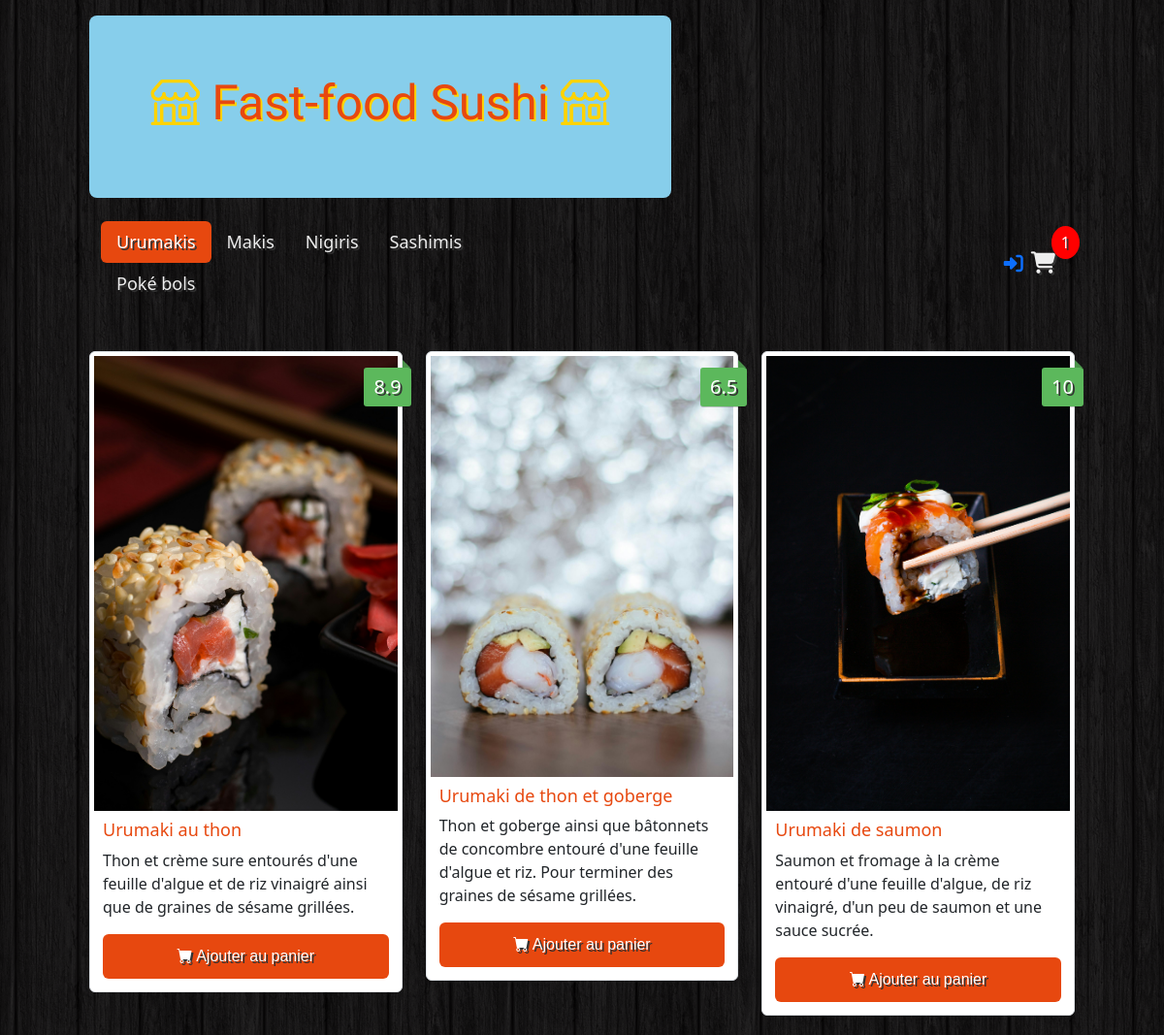
Screenshot of /?id=1 with the database file from the repository.
### tables this page shows
CREATE TABLE IF NOT EXISTS `categories` (
  `id` int NOT NULL AUTO_INCREMENT,
  `name` varchar(100) NOT NULL,
  PRIMARY KEY (`id`)
);

CREATE TABLE IF NOT EXISTS `items` (
  `id` int NOT NULL AUTO_INCREMENT,
  `name` varchar(100) NOT NULL,
  `description` varchar(255) NOT NULL,
  `price` float NOT NULL,
  `image` varchar(255) NOT NULL,
  `idCategory` int NOT NULL,
  PRIMARY KEY (`id`),
  KEY `IDCategory` (`idCategory`)
);

### controllers/index.php (called while the page is built, shortened)
<?php
require "models/sushi.php";
$dbConfig = CONFIGURATIONS['database'];
$pdo = GetDataBase($dbConfig,DB_PARAMS);
$Sushis = GetAllSushi($pdo);
$Catégories = GetAllCatégories($pdo);
$NombreSushsiPanier = count($_SESSION['sushi']);
require "views/index.php";

### index.php (called while the page is built, shortened)
<?php
routeToController(uriPath());

### models/sushi.php (called while the page is built, shortened)
<?php
  function GetAllSushi(PDO $pdo) {
    try{
        $stm = $pdo->prepare('SELECT id,name,description,price,image,idCategory from items');
        $stm ->execute();
    return $stm ->fetchAll(PDO::FETCH_ASSOC);
    }catch(Exception $ex){
        throw new PDOException($ex->getMessage(),$ex->getCode());
    }
}
function GetAllCatégories(PDO $pdo) {
    try{
        $stm = $pdo->prepare('SELECT id,name from categories');
        $stm ->execute();
    return $stm ->fetchAll(PDO::FETCH_ASSOC);
    }catch(Exception $ex){
        throw new PDOException($ex->getMessage(),$ex->getCode());
    }
}

### views/index.php (the view, shortened to what this page needs)
<?php
require "views/partials/header.php";
require "views/partials/nav.php";
?>
<div class="ocllapse navbar-collapse" id="navbarsMain">
    <ul class="container nav nav-pills">
        <?php foreach ($Catégories as $key => $value): ?>
            <li class='nav-item'>
                <a class="nav-link <?= $value['name'] == 'Urumakis' ? 'active' : '' ?>" data-bs-toggle="pill"
                    href="#tab<?= $key + 1 ?>"><?= $value['name'] ?></a>
            </li>
        <?php endforeach ?>
    </ul>
</div>
</div>
<ul class="container nav navbar-nav justify-content-end">
    <li class="nav-item">
        <a href="/connection">
                <i class="fa-solid fa-right-to-bracket fa-lg" name="Panier"></i>
        </a>
    </li>
    <div class="cart-wrapper">
        <li class="nav-item">
            <a class="nav-link nav-menu" href="?panier=/panier" name="Panier" title="Panier d'achat">
                <i class="fa-solid fa-cart-shopping fa-lg"></i>
                <div class="cart-counter" id="cart-counter"><?= $NombreSushsiPanier ?></div>
            </a>
        </li>
    </div>
</ul>
</nav>
<main>
    <div class="tab-content">
        <div class='tab-pane active' id='tab1' role='tabpanel'>
            <div class="row">
                <?php foreach ($Sushis as $key => $value): ?>
                    <?php if ($key == 3) {
                        break;
                    }
                    ?>
                    <div class="col-md-6 col-lg-4">
                        <div class="img-thumbnail">
                            <img src="public/uploads/<?= $value['image'] ?>" class="img-fluid" alt="...">
                            <div class="price"><?= $value['price'] ?></div>
                            <div class="caption">
                                <h4><?= $value['name'] ?></h4>
                                <p><?= $value['description'] ?></p>
                                <a href="?id=<?= $key + 1 ?>" class="btn btn-order add-to-cart" role="button"
                                    onclick="return alert('Article ajouté');"><span class="bi-cart-fill"></span> Ajouter au
                                    panier</a>
                            </div>
                        </div>
                    </div>
                <?php endforeach ?>
            </div>
        </div>
    </div>
</main>
<?php
require "views/partials/footer.php";
?>

### public/css/styles.css (style rules this page uses)
body { padding: 0px 80px; background: url(../images/bg.png); }
.nav { margin-bottom: 40px; }
.nav-link { color: #eee; font-size: 18px; text-shadow: 2px 2px #333; cursor: pointer; }
.nav-link.active { background-color: #e7480f !important; }
.img-thumbnail { position: relative; margin-bottom: 20px; }
.img-thumbnail img { background: #ffd301; width: 100%; }
.img-thumbnail .price { background: #5cb85c; box-shadow: 0 1px rgba(0,0,0,0.2); -moz-box-shadow: 0 1px rgba(0,0,0,0.2); -webkit-box-shadow: 0 1px rgba(0,0,0,0.2); color: #fff; text-shadow: 2px 2px #333; position: absolute; right: -10px; top: 16px; padding: 5px 10px; font-size: 20px; border-radius: 3px; }
.img-thumbnail .price:before { border: 4px solid transparent; border-bottom: 4px solid #4a934a; border-left: 4px solid #4a934a; content: ""; position: absolute; right: 1px; top: -8px; }
.img-thumbnail .caption { padding: 9px; }
.img-thumbnail .caption h4 { color: #e7480f; font-size: 18px; }
.img-thumbnail .btn-order { width: 100%; padding: 10px; font-size: 16px; color: #fff; background-color: #e7480f; text-shadow: 2px 2px #333; }
.cart-wrapper { position: relative; display: inline-block; font-size: 30px; }
.cart-counter { position: absolute; top: -17px; right: -17px; background: red; color: white; border-radius: 50%; padding: 5px 10px; font-size: 16px; }
.add-to-cart { font-family: 'Lucida Sans', 'Lucida Sans Regular', 'Lucida Grande', 'Lucida Sans Unicode', Geneva, Verdana, sans-serif; }

### rows the page displays
categories: name "Urumakis"
categories: name "Makis"
categories: name "Nigiris"
categories: name "Sashimis"
categories: name "Poké bols"
items: image (picture), price "8.9", name "Urumaki au thon", description "Thon et crème sure entourés d'une feuille d'algue et de riz vinaigré ainsi que de graines de sésame grillées."
items: image (picture), price "6.5", name "Urumaki de thon et goberge", description "Thon et goberge ainsi que bâtonnets de concombre entouré d'une feuille d'algue et riz. Pour terminer des graines de sésame grillées."
items: image (picture), price "10", name "Urumaki de saumon", description "Saumon et fromage à la crème entouré d'une feuille d'algue, de riz vinaigré, d'un peu de saumon et une sauce sucrée."

### other values shown
$NombreSushsiPanier "1"
